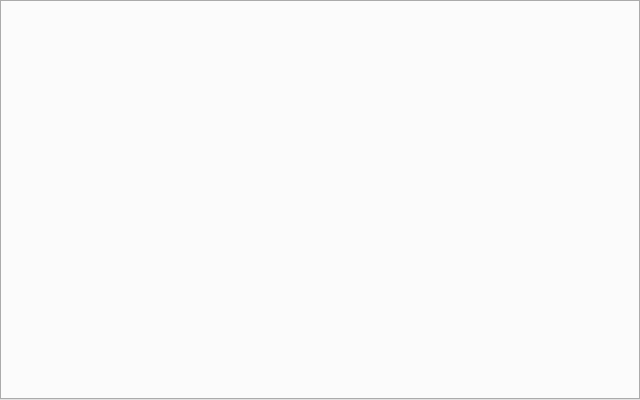
<?xml version="1.0" encoding="UTF-8"?>
<ui version="4.0">
    <author/>
    <comment/>
    <exportmacro/>
    <class>fairwind::apps::dashboard::MainPage</class>
    <widget class="QWidget" name="fairwind::apps::dashboard::MainPage">
        <property name="geometry">
   <rect>
    <x>0</x>
    <y>0</y>
    <width>640</width>
    <height>400</height>
   </rect>
  </property>
  <property name="sizePolicy">
   <sizepolicy hsizetype="Expanding" vsizetype="Expanding">
    <horstretch>0</horstretch>
    <verstretch>0</verstretch>
   </sizepolicy>
  </property>
  <property name="windowTitle">
   <string>Form</string>
  </property>
  <layout class="QGridLayout" name="gridLayout_2">
   <property name="leftMargin">
    <number>0</number>
   </property>
   <property name="topMargin">
    <number>0</number>
   </property>
   <property name="rightMargin">
    <number>0</number>
   </property>
   <property name="bottomMargin">
    <number>0</number>
   </property>
   <property name="spacing">
    <number>0</number>
   </property>
   <item row="0" column="0">
    <widget class="QTabWidget" name="tabWidget">
    </widget>
   </item>
  </layout>
 </widget>
 <resources/>
 <connections/>
</ui>
